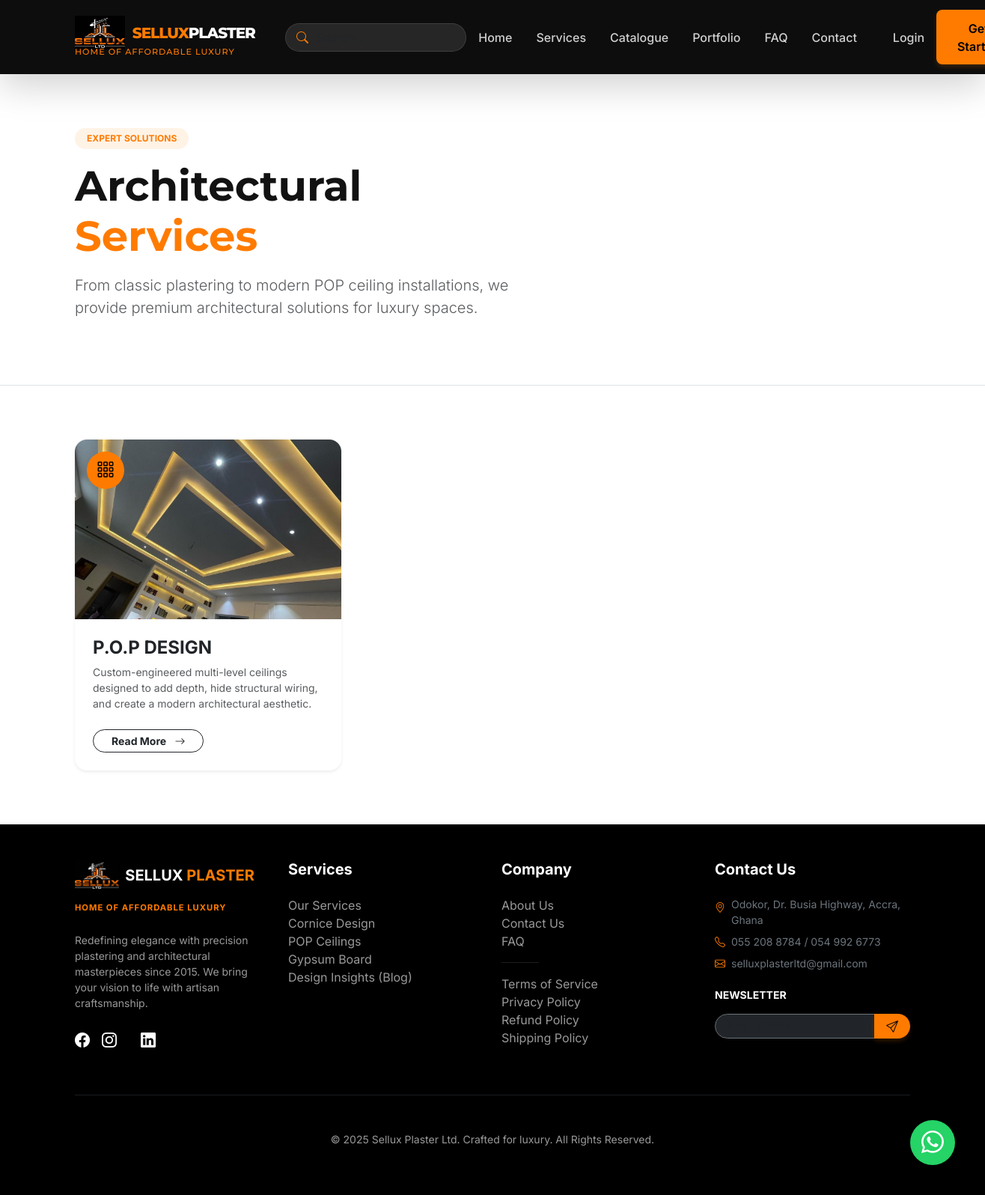
Page /services/ on the committed database.
### services/models.py (models this page shows, shortened)
class Service(models.Model):
    title = models.CharField(max_length=200)
    slug = models.SlugField(unique=True)
    icon = models.CharField(max_length=50, help_text="Bootstrap icon class name (e.g., bi-layers)")
    short_description = models.CharField(max_length=255)
    description = models.TextField()
    image = models.ImageField(upload_to='services/')
    recommended_products = models.ManyToManyField(
        'catalogue.Product',
        blank=True,
        related_name='suggested_for_services',
        help_text="Select materials from the catalogue usually required for this service."
    )
    is_active = models.BooleanField(default=True)
    order = models.PositiveIntegerField(default=0)
    class Meta:
        ordering = ['order', 'title']
    def get_absolute_url(self):
        return reverse('services:service_detail', args=[self.slug])

### services/views.py (the view)
# urls.py: path('', ServiceListView.as_view(), name='service_list'),
class ServiceListView(ListView):
    model = Service
    template_name = 'services/service_list.html'
    context_object_name = 'services'
    queryset = Service.objects.filter(is_active=True)

### core/context_processors.py (called while the page is built)
def brand_context(request):
    return {
        'brand': get_brand_info()
    }

### core/utils.py (called while the page is built)
def get_brand_info():
    return {
        'company_name': 'Sellux Plaster Ltd',
        'slogan': 'Home of Affordable Luxury',
        'address': 'Odokor, Dr. Busia Highway, Accra, Ghana',
        'phone_primary': '055 208 8784',
        'phone_secondary': '054 992 6773',
        'email': 'selluxplasterltd@gmail.com',
        'whatsapp': '233549926773',
    }

### templates/services/service_list.html (shortened to what this page needs)
{% extends 'base.html' %}
{% load static %}
{% block content %}
<section class="py-5 bg-white border-bottom">
    <div class="container py-4">
        <div class="row align-items-center">
            <div class="col-lg-7">
                <span class="badge bg-primary-subtle text-primary px-3 py-2 rounded-pill mb-3">EXPERT SOLUTIONS</span>
                <h1 class="display-4 fw-bold mb-3">Architectural <span class="text-primary">Services</span></h1>
                <p class="lead text-muted">From classic plastering to modern POP ceiling installations, we provide premium architectural solutions for luxury spaces.</p>
            </div>
        </div>
    </div>
</section>
<section class="py-5">
    <div class="container py-4">
        <div class="row g-4">
            {% for service in services %}
                <div class="col-md-6 col-lg-4 animate__animated animate__fadeInUp" style="animation-delay: {{ forloop.counter0 }}00ms;">
                    <div class="card h-100 border-0 shadow-sm rounded-4 overflow-hidden hover-lift">
                        <div class="position-relative">
                            {% if service.image %}
                                <img src="{{ service.image.url }}" class="card-img-top" alt="{{ service.title }}" style="height: 240px; object-fit: cover;">
                            {% endif %}
                            <div class="position-absolute top-0 start-0 m-3">
                                <div class="bg-primary text-black p-3 rounded-circle shadow-lg d-flex align-items-center justify-content-center" style="width: 50px; height: 50px;">
                                    <i class="bi {{ service.icon }} fs-4"></i>
                                </div>
                            </div>
                        </div>
                        <div class="card-body p-4">
                            <h4 class="fw-bold mb-2">{{ service.title }}</h4>
                            <p class="text-muted small mb-4">{{ service.short_description }}</p>
                            <a href="{{ service.get_absolute_url }}" class="btn btn-outline-dark rounded-pill px-4 btn-sm fw-bold">
                                Read More <i class="bi bi-arrow-right ms-2"></i>
                            </a>
                        </div>
                    </div>
                </div>
            {% empty %}
                <div class="col-12 text-center py-5">
                    <p class="text-muted">No services listed yet.</p>
                </div>
            {% endfor %}
        </div>
    </div>
</section>
{% endblock %}

### templates/base.html (style rules this page uses)
:root { --primary-color: #ff7b00; --primary-hover: #e66f00; --secondary-color: #1a1a1a; --dark-bg: #000000; --light-bg: #ffffff; --accent-color: #ff9d00; --text-main: #121212; --text-muted: #666666; }
body { font-family: 'Inter', sans-serif; background-color: var(--light-bg); color: var(--text-main); overflow-x: hidden; text-rendering: optimizeLegibility; -webkit-font-smoothing: antialiased; }
h1, h2, h3, .navbar-brand { font-family: 'Montserrat', sans-serif; font-weight: 800; }
.text-primary { color: var(--primary-color) !important; }
.bg-primary { background-color: var(--primary-color) !important; }
.bg-primary-subtle { background-color: #fff3e6 !important; }
.card { border: none; border-radius: 16px; box-shadow: 0 4px 20px rgba(0, 0, 0, 0.08); transition: transform 0.3s ease; background: #fff; }

### rows in the picture
Service: image (picture), title "P.O.P DESIGN", short_description "Custom-engineered multi-level ceilings designed to add depth, hide structural wiring, and create a modern architectural aesthetic."
